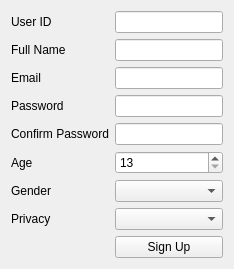
<?xml version="1.0" encoding="UTF-8"?>
<ui version="4.0">
 <class>SignupPage</class>
 <widget class="QWidget" name="SignupPage">
  <property name="windowTitle">
   <string>Sign Up</string>
  </property>
  <layout class="QFormLayout" name="formLayout">
   <item row="0" column="0"><widget class="QLabel" name="idLabel"><property name="text"><string>User ID</string></property></widget></item>
   <item row="0" column="1"><widget class="QLineEdit" name="idEdit"/></item>
   <item row="1" column="0"><widget class="QLabel" name="nameLabel"><property name="text"><string>Full Name</string></property></widget></item>
   <item row="1" column="1"><widget class="QLineEdit" name="nameEdit"/></item>
   <item row="2" column="0"><widget class="QLabel" name="emailLabel"><property name="text"><string>Email</string></property></widget></item>
   <item row="2" column="1"><widget class="QLineEdit" name="emailEdit"/></item>
   <item row="3" column="0"><widget class="QLabel" name="passwordLabel"><property name="text"><string>Password</string></property></widget></item>
   <item row="3" column="1"><widget class="QLineEdit" name="passwordEdit"><property name="echoMode"><enum>QLineEdit::Password</enum></property></widget></item>
   <item row="4" column="0"><widget class="QLabel" name="confirmLabel"><property name="text"><string>Confirm Password</string></property></widget></item>
   <item row="4" column="1"><widget class="QLineEdit" name="confirmEdit"><property name="echoMode"><enum>QLineEdit::Password</enum></property></widget></item>
   <item row="5" column="0"><widget class="QLabel" name="ageLabel"><property name="text"><string>Age</string></property></widget></item>
   <item row="5" column="1"><widget class="QSpinBox" name="ageSpin"><property name="minimum"><number>13</number></property><property name="maximum"><number>120</number></property></widget></item>
   <item row="6" column="0"><widget class="QLabel" name="genderLabel"><property name="text"><string>Gender</string></property></widget></item>
   <item row="6" column="1"><widget class="QComboBox" name="genderCombo"/></item>
   <item row="7" column="0"><widget class="QLabel" name="privacyLabel"><property name="text"><string>Privacy</string></property></widget></item>
   <item row="7" column="1"><widget class="QComboBox" name="privacyCombo"/></item>
   <item row="8" column="1"><widget class="QPushButton" name="signupButton"><property name="text"><string>Sign Up</string></property></widget></item>
  </layout>
 </widget>
 <resources/>
 <connections/>
</ui>
